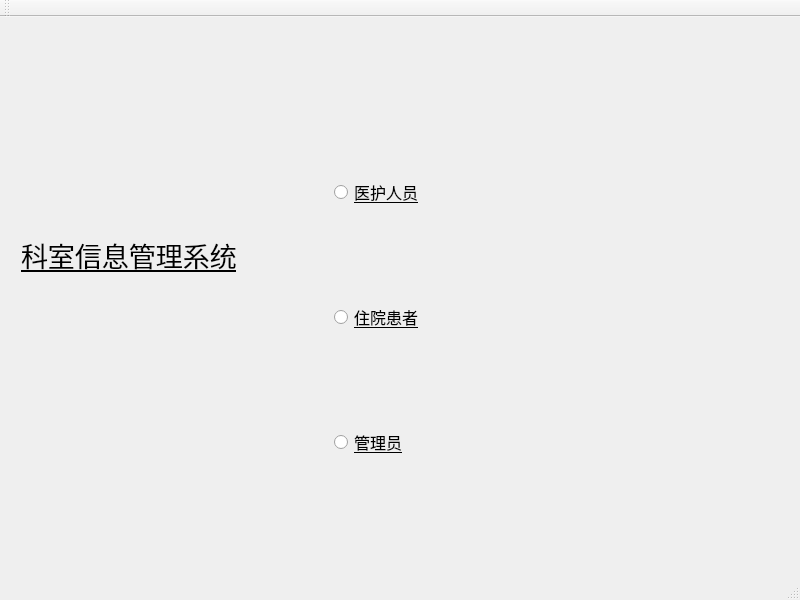
<?xml version="1.0" encoding="UTF-8"?>
<ui version="4.0">
 <class>MainWindow</class>
 <widget class="QMainWindow" name="MainWindow">
  <property name="geometry">
   <rect>
    <x>0</x>
    <y>0</y>
    <width>800</width>
    <height>600</height>
   </rect>
  </property>
  <property name="minimumSize">
   <size>
    <width>800</width>
    <height>600</height>
   </size>
  </property>
  <property name="maximumSize">
   <size>
    <width>800</width>
    <height>600</height>
   </size>
  </property>
  <property name="font">
   <font>
    <family>杨任东竹石体-Medium</family>
    <pointsize>20</pointsize>
   </font>
  </property>
  <property name="mouseTracking">
   <bool>true</bool>
  </property>
  <property name="tabletTracking">
   <bool>true</bool>
  </property>
  <property name="windowTitle">
   <string>科室管理系统</string>
  </property>
  <property name="styleSheet">
   <string notr="true"/>
  </property>
  <widget class="QWidget" name="centralWidget">
   <property name="minimumSize">
    <size>
     <width>500</width>
     <height>500</height>
    </size>
   </property>
   <property name="maximumSize">
    <size>
     <width>500</width>
     <height>500</height>
    </size>
   </property>
   <property name="cursor">
    <cursorShape>OpenHandCursor</cursorShape>
   </property>
   <property name="mouseTracking">
    <bool>true</bool>
   </property>
   <property name="tabletTracking">
    <bool>true</bool>
   </property>
   <property name="focusPolicy">
    <enum>Qt::ClickFocus</enum>
   </property>
   <widget class="QWidget" name="">
    <property name="geometry">
     <rect>
      <x>10</x>
      <y>60</y>
      <width>641</width>
      <height>481</height>
     </rect>
    </property>
    <layout class="QGridLayout" name="gridLayout">
     <item row="0" column="0" rowspan="2">
      <widget class="QLabel" name="label">
       <property name="font">
        <font>
         <family>宋体</family>
         <pointsize>20</pointsize>
         <underline>true</underline>
        </font>
       </property>
       <property name="autoFillBackground">
        <bool>true</bool>
       </property>
       <property name="text">
        <string>科室信息管理系统</string>
       </property>
      </widget>
     </item>
     <item row="1" column="1">
      <widget class="QRadioButton" name="people">
       <property name="font">
        <font>
         <family>宋体</family>
         <pointsize>12</pointsize>
         <underline>true</underline>
        </font>
       </property>
       <property name="autoFillBackground">
        <bool>true</bool>
       </property>
       <property name="styleSheet">
        <string notr="true"/>
       </property>
       <property name="text">
        <string>住院患者</string>
       </property>
      </widget>
     </item>
     <item row="0" column="1">
      <widget class="QRadioButton" name="worker">
       <property name="font">
        <font>
         <family>宋体</family>
         <pointsize>12</pointsize>
         <underline>true</underline>
        </font>
       </property>
       <property name="mouseTracking">
        <bool>false</bool>
       </property>
       <property name="focusPolicy">
        <enum>Qt::NoFocus</enum>
       </property>
       <property name="contextMenuPolicy">
        <enum>Qt::NoContextMenu</enum>
       </property>
       <property name="autoFillBackground">
        <bool>true</bool>
       </property>
       <property name="text">
        <string>医护人员</string>
       </property>
       <property name="iconSize">
        <size>
         <width>50</width>
         <height>50</height>
        </size>
       </property>
      </widget>
     </item>
     <item row="2" column="1">
      <widget class="QRadioButton" name="manager">
       <property name="font">
        <font>
         <family>新宋体</family>
         <pointsize>12</pointsize>
         <underline>true</underline>
        </font>
       </property>
       <property name="focusPolicy">
        <enum>Qt::NoFocus</enum>
       </property>
       <property name="contextMenuPolicy">
        <enum>Qt::NoContextMenu</enum>
       </property>
       <property name="autoFillBackground">
        <bool>true</bool>
       </property>
       <property name="styleSheet">
        <string notr="true"/>
       </property>
       <property name="text">
        <string>管理员</string>
       </property>
      </widget>
     </item>
    </layout>
   </widget>
  </widget>
  <widget class="QMenuBar" name="menuBar">
   <property name="geometry">
    <rect>
     <x>0</x>
     <y>0</y>
     <width>800</width>
     <height>17</height>
    </rect>
   </property>
  </widget>
  <widget class="QToolBar" name="mainToolBar">
   <attribute name="toolBarArea">
    <enum>TopToolBarArea</enum>
   </attribute>
   <attribute name="toolBarBreak">
    <bool>false</bool>
   </attribute>
  </widget>
  <widget class="QStatusBar" name="statusBar"/>
 </widget>
 <layoutdefault spacing="6" margin="11"/>
 <resources/>
 <connections/>
</ui>
